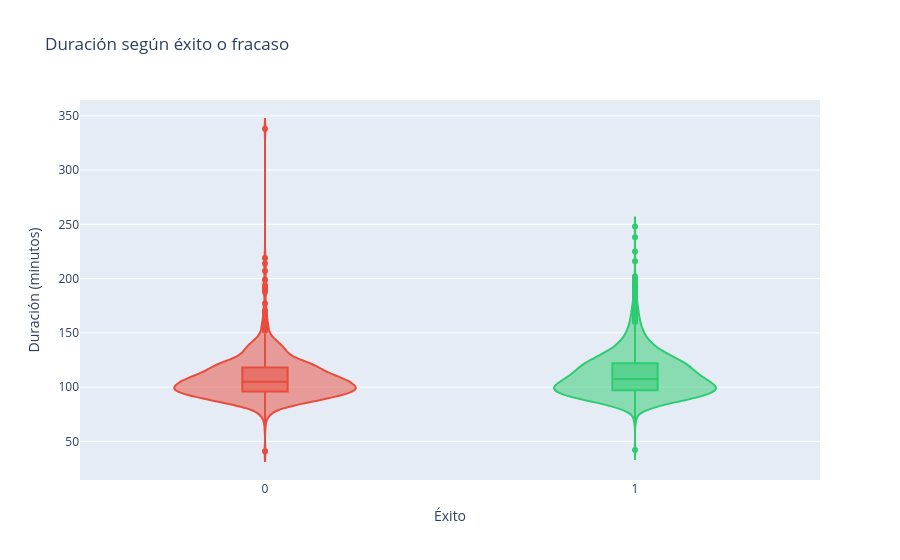

Notebook code cell kept with this figure:
### Markdown cell above
#### DURACIÓN

### Code cell
# --- Distribución general del runtime ---
fig, ax = plt.subplots()
sns.histplot(df['runtime'], bins=50, kde=True, color='mediumpurple', ax=ax)
ax.set_title('Distribución de la duración')
ax.set_xlabel('Duración (minutos)')
ax.set_ylabel('Cantidad de películas')
plt.tight_layout()
plt.show()

# --- Runtime vs target ---
fig = px.violin(df, x='success', y='runtime',
                color='success',
                box=True,
                labels={'success': 'Éxito', 'runtime': 'Duración (minutos)'},
                title='Duración según éxito o fracaso',
                color_discrete_map={0: '#e74c3c', 1: '#2ecc71'})
fig.update_layout(showlegend=False)
fig.show()

### Figure 1 — Plotly figure (JSON) as saved in the notebook; plotly's stock layout.template omitted (floating-point values rounded to 4 significant figures; data arrays with more than 128 entries replaced by an {"elided": "..."} marker saying what was removed)
{"data": [{"alignmentgroup": "True", "box": {"visible": true}, "hovertemplate": "Éxito=%{x}<br>Duración (minutos)=%{y}<extra></extra>", "legendgroup": "1", "marker": {"color": "#2ecc71"}, "name": "1", "offsetgroup": "1", "orientation": "v", "scalegroup": "True", "showlegend": true, "type": "violin", "x": {"elided": "2438 int values"}, "x0": " ", "xaxis": "x", "y": {"elided": "2438 float values"}, "y0": " ", "yaxis": "y"}, {"alignmentgroup": "True", "box": {"visible": true}, "hovertemplate": "Éxito=%{x}<br>Duración (minutos)=%{y}<extra></extra>", "legendgroup": "0", "marker": {"color": "#e74c3c"}, "name": "0", "offsetgroup": "0", "orientation": "v", "scalegroup": "True", "showlegend": true, "type": "violin", "x": {"elided": "791 int values"}, "x0": " ", "xaxis": "x", "y": {"elided": "791 float values"}, "y0": " ", "yaxis": "y"}], "layout": {"legend": {"title": {"text": "Éxito"}, "tracegroupgap": 0}, "showlegend": false, "title": {"text": "Duración según éxito o fracaso"}, "violinmode": "overlay", "xaxis": {"anchor": "y", "categoryarray": [1, 0], "categoryorder": "array", "domain": [0, 1], "title": {"text": "Éxito"}}, "yaxis": {"anchor": "x", "domain": [0, 1], "title": {"text": "Duración (minutos)"}}}}
